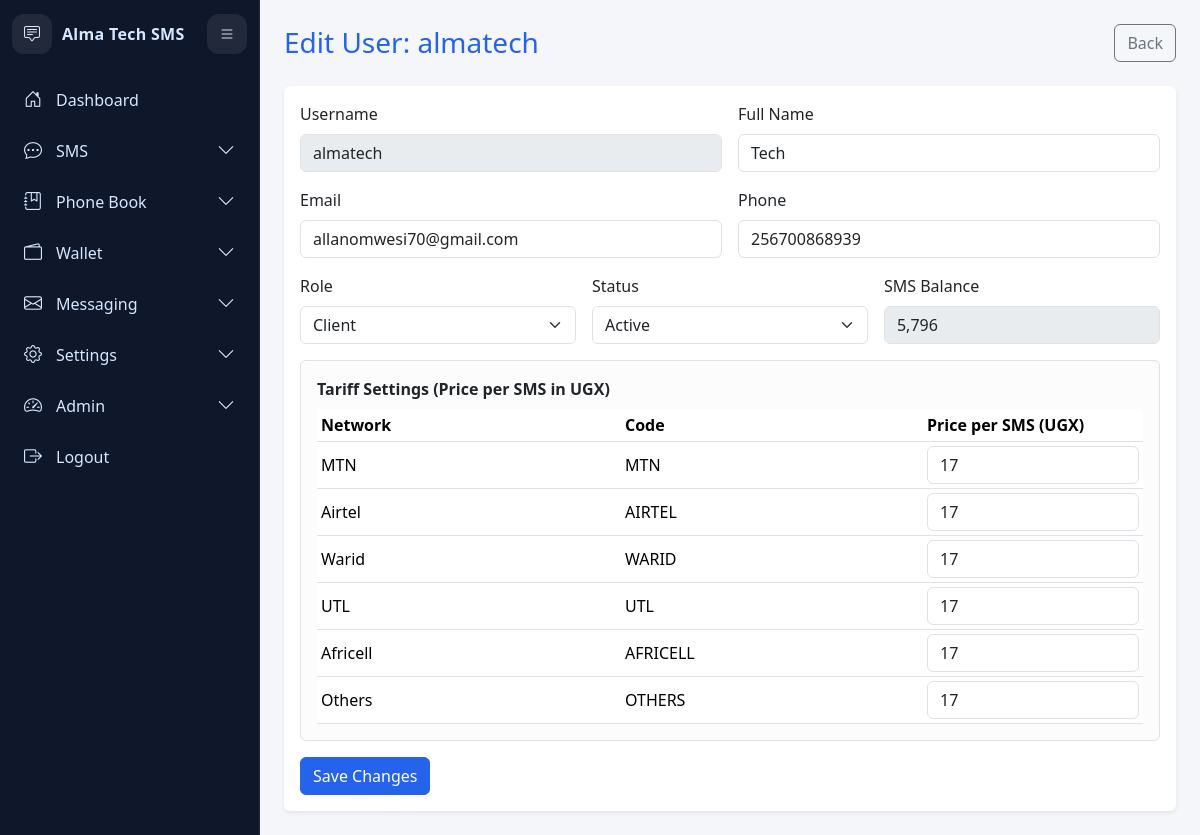
The app's page /modules/admin/users/edit.php?id=2 (signed in) with its own data.
### tables this page shows
CREATE TABLE `users` (
  `id` bigint(20) UNSIGNED NOT NULL,
  `username` varchar(60) NOT NULL,
  `password_hash` varchar(255) NOT NULL,
  `role_id` bigint(20) UNSIGNED DEFAULT NULL,
  `status` enum('active','inactive','suspended') NOT NULL DEFAULT 'active',
  `disabled_reason` varchar(255) DEFAULT NULL,
  `disabled_at` datetime DEFAULT NULL,
  `full_name` varchar(120) DEFAULT NULL,
  `business_name` varchar(120) DEFAULT NULL,
  `business_logo` varchar(255) DEFAULT NULL,
  `phone` varchar(30) DEFAULT NULL,
  `email` varchar(120) DEFAULT NULL,
  `address` varchar(160) DEFAULT NULL,
  `theme` varchar(50) NOT NULL DEFAULT 'theme_blue',
  `sms_balance` int(11) NOT NULL DEFAULT 0,
  `created_at` timestamp NOT NULL DEFAULT current_timestamp(),
  `updated_at` timestamp NULL DEFAULT NULL ON UPDATE current_timestamp(),
  `last_login_at` datetime DEFAULT NULL,
  `last_login_ip` varchar(45) DEFAULT NULL
);

CREATE TABLE `networks` (
  `id` bigint(20) UNSIGNED NOT NULL,
  `name` varchar(50) NOT NULL,
  `code` varchar(20) NOT NULL,
  `is_active` tinyint(1) NOT NULL DEFAULT 1,
  `created_at` timestamp NOT NULL DEFAULT current_timestamp()
);

### includes/helpers.php (called while the page is built, shortened)
<?php
if (!function_exists('e')) {
    function e(?string $value): string
    {
        return htmlspecialchars((string)$value, ENT_QUOTES, 'UTF-8');
    }
}

### modules/admin/users/edit.php (the view, shortened to what this page needs)
<?php
require_once __DIR__ . '/../../../includes/bootstrap.php';
$id = (int)($_GET['id'] ?? $_POST['id'] ?? 0);
$networks = [];
$pricingMap = [];
$netRes = $db->query('SELECT id, name, code, is_active FROM networks ORDER BY id ASC');
if ($netRes) {
    $networks = $netRes->fetch_all(MYSQLI_ASSOC);
}
$stmt = $db->prepare('SELECT network_id, price_per_sms FROM user_network_pricing WHERE user_id=?');
$stmt->bind_param('i', $id);
$stmt->execute();
$priceRows = $stmt->get_result()->fetch_all(MYSQLI_ASSOC);
foreach ($priceRows as $pr) {
    $pricingMap[(int)$pr['network_id']] = (int)$pr['price_per_sms'];
}
$stmt = $db->prepare('SELECT id, username, full_name, email, phone, role_id, status, sms_balance FROM users WHERE id=? LIMIT 1');
$stmt->bind_param('i', $id);
$stmt->execute();
$user = $stmt->get_result()->fetch_assoc();
$theme = $_SESSION['user']['theme'] ?? DEFAULT_THEME;
$themePath = 'assets/css/themes/' . $theme . '.css';
?>
<!doctype html>
<html lang="en">
<head>
  <link href="https://cdn.jsdelivr.net/npm/bootstrap@5.3.3/dist/css/bootstrap.min.css" rel="stylesheet">
  <link href="https://cdn.jsdelivr.net/npm/bootstrap-icons@1.11.3/font/bootstrap-icons.min.css" rel="stylesheet">
  <link rel="stylesheet" href="<?= BASE_URL ?>assets/css/app.css">
  <link rel="stylesheet" href="<?= BASE_URL . e($themePath) ?>">
</head>
<body>
<?php include BASE_PATH . 'templates/sidebar.php'; ?>
<div class="app-shell">
  <div class="container-fluid p-4">
    <div class="d-flex justify-content-between align-items-center mb-4">
      <h1 class="h3 mb-0">Edit User: <?= e((string)$user['username']) ?></h1>
      <a class="btn btn-outline-secondary" href="<?= BASE_URL ?>modules/admin/users/index.php">Back</a>
    </div>
    <div class="card border-0 shadow-sm" style="max-width:900px;">
      <div class="card-body">
        <form method="post">
          <div class="row g-3">
            <div class="col-md-6"><label class="form-label">Username</label><input class="form-control" value="<?= e((string)$user['username']) ?>" disabled></div>
            <div class="col-md-6"><label class="form-label">Full Name</label><input class="form-control" name="full_name" value="<?= e((string)$user['full_name']) ?>"></div>
            <div class="col-md-6"><label class="form-label">Email</label><input class="form-control" name="email" value="<?= e((string)$user['email']) ?>"></div>
            <div class="col-md-6"><label class="form-label">Phone</label><input class="form-control" name="phone" value="<?= e((string)$user['phone']) ?>"></div>
            <div class="col-md-4">
              <label class="form-label">Role</label>
              <select class="form-select" name="role_id">
                <option value="2" <?= (int)$user['role_id'] !== 1 ? 'selected' : '' ?>>Client</option>
              </select>
            </div>
            <div class="col-md-4">
              <label class="form-label">Status</label>
              <select class="form-select" name="status">
                <?php foreach (['active','inactive','suspended'] as $status): ?>
                  <option value="<?= $status ?>" <?= $user['status'] === $status ? 'selected' : '' ?>><?= ucfirst($status) ?></option>
                <?php endforeach; ?>
              </select>
            </div>
            <div class="col-md-4"><label class="form-label">SMS Balance</label><input class="form-control" value="<?= number_format((int)$user['sms_balance']) ?>" disabled></div>
            <div class="col-12 mt-3">
              <div class="border rounded p-3 bg-light-subtle">
                <div class="fw-semibold mb-2">Tariff Settings (Price per SMS in UGX)</div>
                <div class="table-responsive">
                  <table class="table table-sm align-middle mb-0">
                    <thead>
                      <tr>
                        <th>Network</th>
                        <th>Code</th>
                        <th style="width: 220px;">Price per SMS (UGX)</th>
                      </tr>
                    </thead>
                    <tbody>
                      <?php foreach ($networks as $network): ?>
                        <?php $nid = (int)$network['id']; ?>
                        <tr>
                          <td>
                            <?= e((string)$network['name']) ?>
                          </td>
                          <td><?= e((string)$network['code']) ?></td>
                          <td>
                            <input
                              type="number"
                              class="form-control"
                              name="tariff[<?= $nid ?>]"
                              min="0"
                              step="1"
                              value="<?= (int)($pricingMap[$nid] ?? 17) ?>"
                            >
                          </td>
                        </tr>
                      <?php endforeach; ?>
                    </tbody>
                  </table>
                </div>
              </div>
            </div>
          </div>
          <div class="mt-3"><button class="btn btn-primary">Save Changes</button></div>
        </form>
      </div>
    </div>
  </div>
</div>
</body>
</html>

### assets/css/app.css (style rules this page uses)
:root { --primary: #2563eb; --primary-light: #3b82f6; --sidebar-bg: #0f172a; --sidebar-hover: rgba(255,255,255,.08); --card-bg: #ffffff; --body-bg: #f4f6f9; --text-color: #1f2937; }
body { background: var(--body-bg); color: var(--text-color); }
.btn-primary { background: var(--primary); border-color: var(--primary); }
.app-shell { padding-left:260px; transition:padding-left .2s ease; }

### assets/css/themes/theme_blue.css (style rules this page uses)
:root { --primary: #2563eb; --primary-light: #3b82f6; --sidebar-bg: #0f172a; --sidebar-hover: rgba(255,255,255,.08); --card-bg: #ffffff; --body-bg: #f4f6f9; --text-color: #d6e7ff; }
body { background: var(--body-bg); color: var(--text-color); }
.btn-primary { background: var(--primary); border-color: var(--primary); }
.h3 { color: #2563eb; }

### records on screen
users: username "almatech", full_name "Tech", email "allanomwesi70@gmail.com", phone "256700868939", role_id "Client", status "Active", sms_balance "5,796"
networks: name "MTN", code "MTN", id "17"
networks: name "Airtel", code "AIRTEL", id "17"
networks: name "Warid", code "WARID", id "17"
networks: name "UTL", code "UTL", id "17"
networks: name "Africell", code "AFRICELL", id "17"
networks: name "Others", code "OTHERS", id "17"

### other values on screen
$_SESSION['user']['business_name'] ?: 'AlmaTech SMS' "Alma Tech SMS"
$group['label'] "SMS"
$group['label'] "Phone Book"
$group['label'] "Wallet"
$group['label'] "Messaging"
$group['label'] "Settings"
$group['label'] "Admin"
